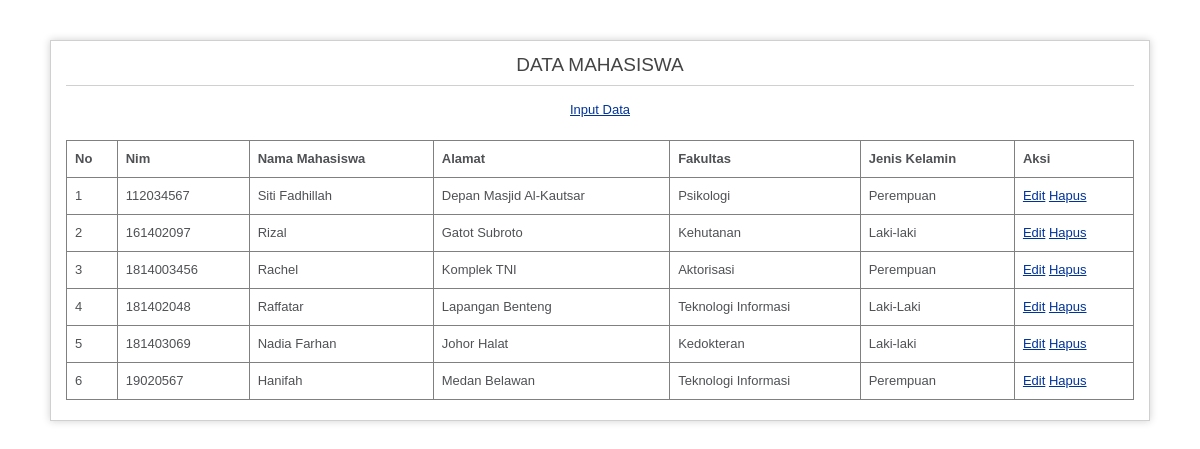
The page / on the database its author committed.
### tables this page shows
CREATE TABLE `mahasiswa` (
  `nim` varchar(50) NOT NULL,
  `nama` varchar(50) NOT NULL,
  `alamat` varchar(50) NOT NULL,
  `fakultas` varchar(50) NOT NULL,
  `jk` varchar(50) NOT NULL
);

### application/controllers/belajarcrud.php (called while the page is built, shortened)
<?php
class Belajarcrud extends CI_Controller {
	function __construct(){
		$this->load->model('m_login');
		$this->load->helper('url');
	}
	public function index()
	{
		$data['mahasiswa']=$this->m_login->
		tampil_data()->result();
		$this->load->view('v_masuk', $data);
	}
}

### index.php (called while the page is built, shortened)
<?php
require_once BASEPATH.'core/CodeIgniter.php';

### application/models/m_login.php (called while the page is built, shortened)
<?php
class M_login extends CI_Model{
	public function tampil_data()
	{
		$data = $this->db->get("mahasiswa");
		return $data;
	}
}

### application/views/v_masuk.php (the view, shortened to what this page needs)
<!DOCTYPE html>
<html>
<head>
</head>
<body>
	<div id="container">
	<div id="body">
	<center>
	<h1>DATA MAHASISWA</h1>
	  <center><a href="<?php echo base_url('index.php/belajarcrud/input'); ?>">Input Data</a></center>
		<table style="margin:20px auto;" border="1">
			<tr>
	      <th>No</th>
				<th>Nim</th>
				<th>Nama Mahasiswa</th>
				<th>Alamat</th>
				<th>Fakultas</th>
				<th>Jenis Kelamin</th>
				<th>Aksi</th>
			</tr>
			<?php
			$no = 1;
			foreach($mahasiswa as $u){
			?>
			<tr>
				<td><?php echo $no++ ?></td>
				<td><?php echo $u->nim ?></td>
				<td><?php echo $u->nama ?></td>
				<td><?php echo $u->alamat ?></td>
				<td><?php echo $u->fakultas ?></td>
				<td><?php echo $u->jk ?></td>
				<td>
			    <?php echo anchor('belajarcrud/edit/'.$u->nim,'Edit'); ?>
				<?php echo anchor('belajarcrud/hapus/'.$u->nim,'Hapus'); ?>
				</td>
			</tr>
			<?php } ?>
		</table>
	</center>
</body>
</html>

### application/views/v_masuk.php (style rules this page uses)
body { margin: 40px; font: 13px/20px normal Helvetica, Arial, sans-serif; color: #4F5155; }
a { color: #003399; background-color: transparent; font-weight: normal; }
h1 { color: #444; background-color: transparent; border-bottom: 1px solid #D0D0D0; font-size: 19px; font-weight: normal; margin: 0 0 14px 0; padding: 14px 15px 10px 15px; }
#body { margin: 0 15px 0 15px; }
#container { margin: 10px; border: 1px solid #D0D0D0; box-shadow: 0 0 8px #D0D0D0; }
table { border-collapse: collapse; width: 100%; }
th, td { text-align: left; padding: 8px; }

### rows shown on the page
mahasiswa: nim "112034567", nama "Siti Fadhillah", alamat "Depan Masjid Al-Kautsar", fakultas "Psikologi", jk "Perempuan", nim "Edit", nim "Hapus"
mahasiswa: nim "161402097", nama "Rizal", alamat "Gatot Subroto", fakultas "Kehutanan", jk "Laki-laki", nim "Edit", nim "Hapus"
mahasiswa: nim "1814003456", nama "Rachel", alamat "Komplek TNI", fakultas "Aktorisasi", jk "Perempuan", nim "Edit", nim "Hapus"
mahasiswa: nim "181402048", nama "Raffatar", alamat "Lapangan Benteng", fakultas "Teknologi Informasi", jk "Laki-Laki", nim "Edit", nim "Hapus"
mahasiswa: nim "181403069", nama "Nadia Farhan", alamat "Johor Halat", fakultas "Kedokteran", jk "Laki-laki", nim "Edit", nim "Hapus"
mahasiswa: nim "19020567", nama "Hanifah", alamat "Medan Belawan", fakultas "Teknologi Informasi", jk "Perempuan", nim "Edit", nim "Hapus"
